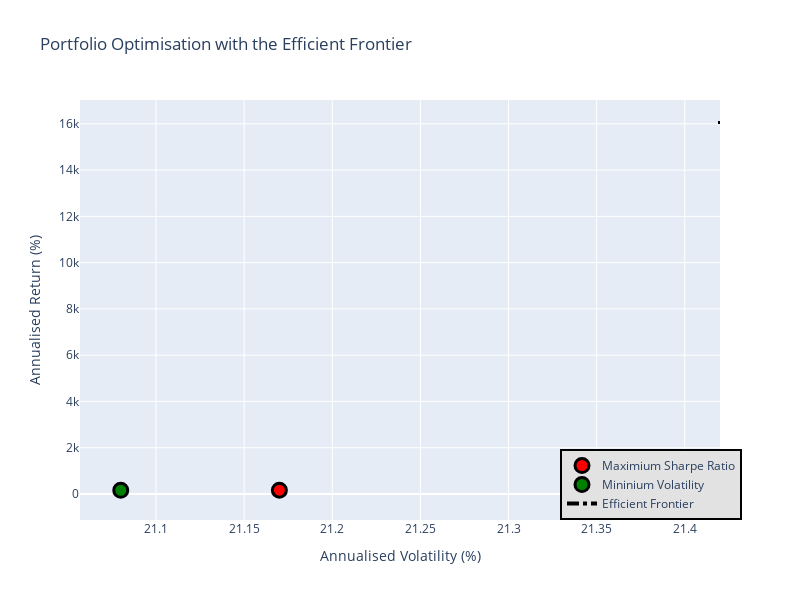

Source (notebook cell):
### Code cell
EF_graph(meanReturns_cn, covMatrix_cn, riskFreeRate=0.02, constraintSet=(0,1))

### Figure 1 — Plotly figure (JSON) as saved in the notebook; plotly's stock layout.template omitted (floating-point values rounded to 4 significant figures)
{"data": [{"marker": {"color": "red", "line": {"color": "black", "width": 3}, "size": 14}, "mode": "markers", "name": "Maximium Sharpe Ratio", "type": "scatter", "x": [21.17], "y": [161.2]}, {"marker": {"color": "green", "line": {"color": "black", "width": 3}, "size": 14}, "mode": "markers", "name": "Mininium Volatility", "type": "scatter", "x": [21.08], "y": [159.9]}, {"line": {"color": "black", "dash": "dashdot", "width": 4}, "mode": "lines", "name": "Efficient Frontier", "type": "scatter", "x": [21.42, 21.42, 21.42, 21.42, 21.42, 21.42, 21.42, 21.42, 21.42, 21.42, 21.42, 21.42, 21.42, 21.42, 21.42, 21.42, 21.42, 21.42, 21.42, 21.42], "y": [15995, 16000.0, 16010.0, 16020.0, 16020.0, 16030.0, 16040.0, 16040.0, 16050.0, 16060.0, 16060.0, 16070.0, 16080.0, 16080.0, 16090.0, 16100.0, 16100.0, 16110.0, 16120.0, 16123]}], "layout": {"height": 600, "legend": {"bgcolor": "#E2E2E2", "bordercolor": "black", "borderwidth": 2, "traceorder": "normal", "x": 0.75, "y": 0}, "showlegend": true, "title": {"text": "Portfolio Optimisation with the Efficient Frontier"}, "width": 800, "xaxis": {"title": {"text": "Annualised Volatility (%)"}}, "yaxis": {"title": {"text": "Annualised Return (%)"}}}}
